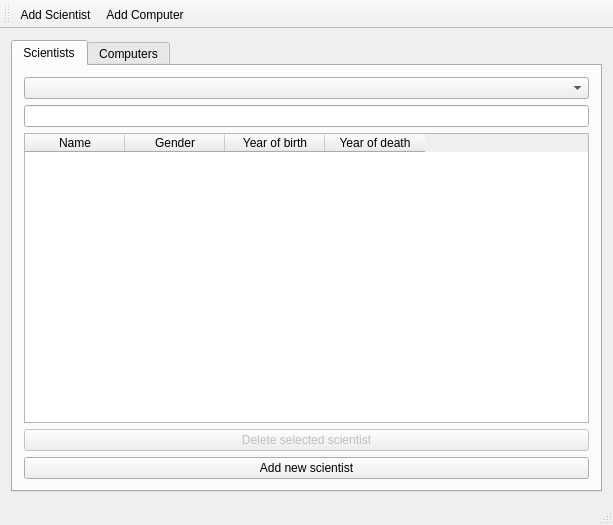
<?xml version="1.0" encoding="UTF-8"?>
<ui version="4.0">
 <class>MainWindow</class>
 <widget class="QMainWindow" name="MainWindow">
  <property name="windowModality">
   <enum>Qt::NonModal</enum>
  </property>
  <property name="geometry">
   <rect>
    <x>0</x>
    <y>0</y>
    <width>613</width>
    <height>525</height>
   </rect>
  </property>
  <property name="sizePolicy">
   <sizepolicy hsizetype="Preferred" vsizetype="Preferred">
    <horstretch>0</horstretch>
    <verstretch>0</verstretch>
   </sizepolicy>
  </property>
  <property name="windowTitle">
   <string>Scientists &amp; Computers</string>
  </property>
  <property name="windowIcon">
   <iconset resource="resources.qrc">
    <normaloff>:/icons/images/science.jpg</normaloff>:/icons/images/science.jpg</iconset>
  </property>
  <widget class="QWidget" name="centralWidget">
   <layout class="QHBoxLayout" name="horizontalLayout">
    <item>
     <widget class="QTabWidget" name="tabs">
      <property name="currentIndex">
       <number>0</number>
      </property>
      <widget class="QWidget" name="tab_scientists">
       <attribute name="title">
        <string>Scientists</string>
       </attribute>
       <layout class="QVBoxLayout" name="verticalLayout_3">
        <item>
         <widget class="QComboBox" name="input_dropdown_sort_s"/>
        </item>
        <item>
         <widget class="QLineEdit" name="input_keyword_s"/>
        </item>
        <item>
         <widget class="QTableWidget" name="table_s">
          <property name="selectionBehavior">
           <enum>QAbstractItemView::SelectRows</enum>
          </property>
          <property name="sortingEnabled">
           <bool>true</bool>
          </property>
          <column>
           <property name="text">
            <string>Name</string>
           </property>
          </column>
          <column>
           <property name="text">
            <string>Gender</string>
           </property>
          </column>
          <column>
           <property name="text">
            <string>Year of birth</string>
           </property>
          </column>
          <column>
           <property name="text">
            <string>Year of death</string>
           </property>
          </column>
         </widget>
        </item>
        <item>
         <widget class="QPushButton" name="button_delete_scientist">
          <property name="enabled">
           <bool>false</bool>
          </property>
          <property name="text">
           <string>Delete selected scientist</string>
          </property>
         </widget>
        </item>
        <item>
         <widget class="QPushButton" name="button_add_scientist">
          <property name="text">
           <string>Add new scientist</string>
          </property>
         </widget>
        </item>
       </layout>
      </widget>
      <widget class="QWidget" name="tab_computers">
       <attribute name="title">
        <string>Computers</string>
       </attribute>
       <layout class="QVBoxLayout" name="verticalLayout">
        <item>
         <widget class="QComboBox" name="input_dropdown_sort_c"/>
        </item>
        <item>
         <widget class="QLineEdit" name="input_keyword_c"/>
        </item>
        <item>
         <widget class="QTableWidget" name="table_c">
          <property name="sortingEnabled">
           <bool>true</bool>
          </property>
          <column>
           <property name="text">
            <string>Name</string>
           </property>
          </column>
          <column>
           <property name="text">
            <string>Year built</string>
           </property>
          </column>
          <column>
           <property name="text">
            <string>Type</string>
           </property>
          </column>
          <column>
           <property name="text">
            <string>Built</string>
           </property>
          </column>
         </widget>
        </item>
        <item>
         <widget class="QPushButton" name="button_add_computer">
          <property name="text">
           <string>Add new computer</string>
          </property>
         </widget>
        </item>
       </layout>
      </widget>
     </widget>
    </item>
   </layout>
  </widget>
  <widget class="QMenuBar" name="menuBar">
   <property name="geometry">
    <rect>
     <x>0</x>
     <y>0</y>
     <width>613</width>
     <height>26</height>
    </rect>
   </property>
   <property name="defaultUp">
    <bool>false</bool>
   </property>
   <property name="nativeMenuBar">
    <bool>false</bool>
   </property>
  </widget>
  <widget class="QToolBar" name="mainToolBar">
   <attribute name="toolBarArea">
    <enum>TopToolBarArea</enum>
   </attribute>
   <attribute name="toolBarBreak">
    <bool>false</bool>
   </attribute>
   <addaction name="action_add_Scientist"/>
   <addaction name="action_add_Computer"/>
  </widget>
  <widget class="QStatusBar" name="statusBar"/>
  <action name="action_add_Scientist">
   <property name="checkable">
    <bool>false</bool>
   </property>
   <property name="enabled">
    <bool>true</bool>
   </property>
   <property name="icon">
    <iconset resource="resources.qrc">
     <normaloff>:/icons/images/add_scientist.png</normaloff>:/icons/images/add_scientist.png</iconset>
   </property>
   <property name="text">
    <string>Add Scientist</string>
   </property>
   <property name="visible">
    <bool>true</bool>
   </property>
  </action>
  <action name="action_add_Computer">
   <property name="icon">
    <iconset resource="resources.qrc">
     <normaloff>:/icons/images/add_computer.png</normaloff>:/icons/images/add_computer.png</iconset>
   </property>
   <property name="text">
    <string>Add Computer</string>
   </property>
  </action>
  <action name="actionRemove_scientist">
   <property name="icon">
    <iconset resource="resources.qrc">
     <normaloff>:/icons/images/remove_scientist.png</normaloff>:/icons/images/remove_scientist.png</iconset>
   </property>
   <property name="text">
    <string>Remove Scientist</string>
   </property>
   <property name="toolTip">
    <string>Remove Scientist</string>
   </property>
  </action>
 </widget>
 <layoutdefault spacing="6" margin="11"/>
 <resources>
  <include location="resources.qrc"/>
 </resources>
 <connections/>
</ui>
